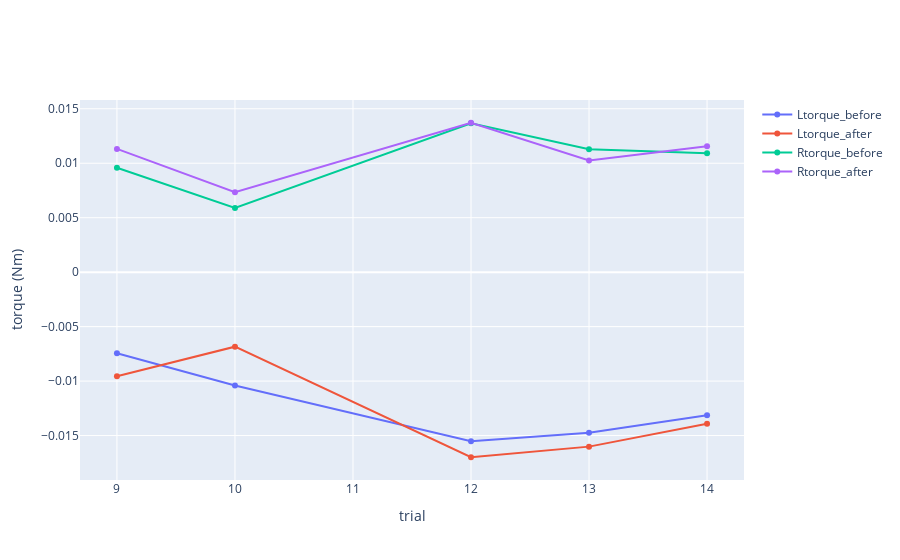

Here is the notebook cell this chart was saved with:
### Code cell
fig = make_subplots()
fig.add_trace(go.Scatter(x = table.index, y = table.Ltorque_before, name="Ltorque_before"))
fig.add_trace(go.Scatter(x = table.index, y = table.Ltorque_after, name="Ltorque_after"))
fig.add_trace(go.Scatter(x = table.index, y = table.Rtorque_before, name="Rtorque_before"))
fig.add_trace(go.Scatter(x = table.index, y = table.Rtorque_after, name="Rtorque_after"))
fig.update_yaxes(title="torque (Nm)")
fig.update_xaxes(title="trial")

### Figure 1 — Plotly figure (JSON) as saved in the notebook; plotly's stock layout.template omitted (floating-point values rounded to 4 significant figures)
{"data": [{"name": "Ltorque_before", "type": "scatter", "x": [9, 10, 12, 13, 14], "y": [-0.007442, -0.01041, -0.01552, -0.01474, -0.01314]}, {"name": "Ltorque_after", "type": "scatter", "x": [9, 10, 12, 13, 14], "y": [-0.009563, -0.00684, -0.01699, -0.01602, -0.01391]}, {"name": "Rtorque_before", "type": "scatter", "x": [9, 10, 12, 13, 14], "y": [0.009583, 0.0059, 0.01368, 0.01129, 0.01091]}, {"name": "Rtorque_after", "type": "scatter", "x": [9, 10, 12, 13, 14], "y": [0.01132, 0.007344, 0.01372, 0.01026, 0.01156]}], "layout": {"xaxis": {"anchor": "y", "domain": [0, 1], "title": {"text": "trial"}}, "yaxis": {"anchor": "x", "domain": [0, 1], "title": {"text": "torque (Nm)"}}}}
